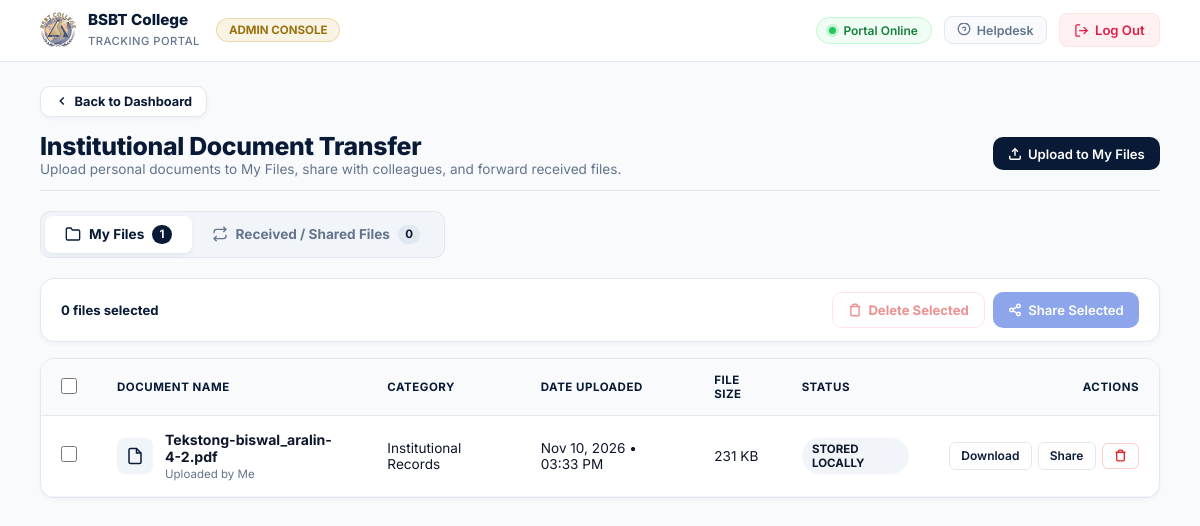
/File_Transfer/File_Transfer.php (signed in), run on the app's committed database.
### tables this page shows
CREATE TABLE `user_files` (
  `id` int(11) NOT NULL,
  `user_id` int(11) NOT NULL,
  `file_name` varchar(255) NOT NULL,
  `file_path` varchar(255) NOT NULL,
  `file_size` varchar(50) NOT NULL,
  `category` varchar(100) DEFAULT 'General',
  `uploaded_at` timestamp NOT NULL DEFAULT current_timestamp()
);

### File_Transfer/File_Transfer.php (the view, shortened to what this page needs)
<?php
require_once '../db.php';
$current_user_id   = (int)$_SESSION['user_id'];
try {
    $pdo->exec("CREATE TABLE IF NOT EXISTS `user_files` (
        `id` INT AUTO_INCREMENT PRIMARY KEY,
        `user_id` INT NOT NULL,
        `file_name` VARCHAR(255) NOT NULL,
        `file_path` VARCHAR(255) NOT NULL,
        `file_size` VARCHAR(50) NOT NULL,
        `category` VARCHAR(100) DEFAULT 'General',
        `uploaded_at` TIMESTAMP DEFAULT CURRENT_TIMESTAMP
    );");
    $pdo->exec("CREATE TABLE IF NOT EXISTS `file_transfers` (
        `id` INT AUTO_INCREMENT PRIMARY KEY,
        `file_id` INT NOT NULL,
        `sender_id` INT NOT NULL,
        `recipient_id` INT NOT NULL,
        `status` ENUM('delivered', 'viewed', 'downloaded') DEFAULT 'delivered',
        `transferred_at` TIMESTAMP DEFAULT CURRENT_TIMESTAMP
    );");
} catch (Exception $e) {}
$my_files_stmt = $pdo->prepare("
    SELECT f.*,
        (SELECT COUNT(DISTINCT recipient_id) FROM file_transfers WHERE file_id = f.id) as shared_count
    FROM user_files f
    WHERE f.user_id = ?
    ORDER BY f.id DESC
");
$my_files_stmt->execute([$current_user_id]);
$my_files = $my_files_stmt->fetchAll();
$shared_files_stmt = $pdo->prepare("
    SELECT ft.id as transfer_id, ft.file_id, ft.transferred_at, ft.status as access_status,
           uf.file_name, uf.file_path, uf.file_size, uf.category,
           u.fullname as sender_name, u.role as sender_role
    FROM file_transfers ft
    JOIN user_files uf ON ft.file_id = uf.id
    JOIN users u ON ft.sender_id = u.id
    WHERE ft.recipient_id = ?
    ORDER BY ft.id DESC
");
$shared_files_stmt->execute([$current_user_id]);
$shared_files = $shared_files_stmt->fetchAll();
$active_tab = $_GET['tab'] ?? 'myFiles';
?>
<!DOCTYPE html>
<html lang="en">
<head>
</head>
<body>
    <header>
        <nav>
            <div class="nav-left">
                <a href="../Admin/admin.php" id="logo">
                    <img src="../images/logo.png" alt="BSBT Logo">
                    <div class="brand-text">
                        <h2>BSBT College</h2>
                        <span>Tracking Portal</span>
                    </div>
                </a>
                <span class="terminal-pill">Admin Console</span>
            </div>
            <div class="nav-actions">
                <div class="sys-status">
                    <span class="status-dot"></span>
                    <span>Portal Online</span>
                </div>
                <a href="#" class="nav-help-link" title="Helpdesk">
                    <svg width="14" height="14" viewBox="0 0 24 24" fill="none" stroke="currentColor" stroke-width="2.2"><circle cx="12" cy="10" r="10"></circle><path d="M9.09 9a3 3 0 0 1 5.83 1c0 2-3 3-3 3"></path><line x1="12" y1="17" x2="12.01" y2="17"></line></svg>
                    Helpdesk
                </a>
                <a href="../logout.php" class="btn-logout" title="Log Out">
                    <svg viewBox="0 0 24 24" stroke-linecap="round" stroke-linejoin="round" width="15" height="15" fill="none" stroke="currentColor" stroke-width="2">
                        <path d="M9 21H5a2 2 0 0 1-2-2V5a2 2 0 0 1 2-2h4"></path>
                        <polyline points="16 17 21 12 16 7"></polyline>
                        <line x1="21" y1="12" x2="9" y2="12"></line>
                    </svg>
                    <span>Log Out</span>
                </a>
            </div>
        </nav>
    </header>
    <main>
        <a href="../Admin/admin.php" class="btn-back-top">
            <svg width="14" height="14" viewBox="0 0 24 24" fill="none" stroke="currentColor" stroke-width="2.5"><polyline points="15 18 9 12 15 6"></polyline></svg>
            Back to Dashboard
        </a>
        <div class="page-toolbar">
            <div class="page-toolbar-left">
                <h1>Institutional Document Transfer</h1>
                <p>Upload personal documents to My Files, share with colleagues, and forward received files.</p>
            </div>
            <div>
                <button type="button" class="btn-primary" onclick="openModal('uploadModal')">
                    <svg width="14" height="14" viewBox="0 0 24 24" fill="none" stroke="currentColor" stroke-width="2.5"><path d="M21 15v4a2 2 0 0 1-2 2H5a2 2 0 0 1-2-2v-4"></path><polyline points="17 8 12 3 7 8"></polyline><line x1="12" y1="3" x2="12" y2="15"></line></svg>
                    Upload to My Files
                </button>
            </div>
        </div>
        <div class="tab-switcher">
            <a href="File_Transfer.php?tab=myFiles" class="tab-btn <?php echo $active_tab !== 'sharedFiles' ? 'active' : ''; ?>">
                <svg width="16" height="16" viewBox="0 0 24 24" fill="none" stroke="currentColor" stroke-width="2"><path d="M22 19a2 2 0 0 1-2 2H4a2 2 0 0 1-2-2V5a2 2 0 0 1 2-2h5l2 3h9a2 2 0 0 1 2 2z"></path></svg>
                My Files <span class="tab-pill"><?php echo count($my_files); ?></span>
            </a>
            <a href="File_Transfer.php?tab=sharedFiles" class="tab-btn <?php echo $active_tab === 'sharedFiles' ? 'active' : ''; ?>">
                <svg width="16" height="16" viewBox="0 0 24 24" fill="none" stroke="currentColor" stroke-width="2"><polyline points="17 1 21 5 17 9"></polyline><path d="M3 11V9a4 4 0 0 1 4-4h14"></path><polyline points="7 23 3 19 7 15"></polyline><path d="M21 13v2a4 4 0 0 1-4 4H3"></path></svg>
                Received / Shared Files <span class="tab-pill"><?php echo count($shared_files); ?></span>
            </a>
        </div>
        <?php if ($active_tab !== 'sharedFiles'): ?>
            <section id="sectionMyFiles">
                <div class="action-bar">
                    <span class="selection-indicator" id="mySelectionText">0 files selected</span>
                    <div style="display: flex; gap: 8px;">
                        <button type="button" class="btn-danger-outline" id="btnDeleteSelected" onclick="deleteSelectedFiles()" disabled style="opacity: 0.5;">
                            <svg width="14" height="14" viewBox="0 0 24 24" fill="none" stroke="currentColor" stroke-width="2.5"><polyline points="3 6 5 6 21 6"></polyline><path d="M19 6v14a2 2 0 0 1-2 2H7a2 2 0 0 1-2-2V6m3 0V4a2 2 0 0 1 2-2h4a2 2 0 0 1 2 2v2"></path></svg>
                            Delete Selected
                        </button>
                        <button type="button" class="btn-primary btn-share" id="btnShareMyFiles" onclick="openShareModal('myFiles')" disabled style="opacity: 0.5;">
                            Share Selected
                        </button>
                    </div>
                </div>
                <div class="table-container">
                    <table>
                        <thead>
                            <tr>
                                <th style="width: 40px;"><input type="checkbox" id="masterMyFiles" onchange="toggleSelectAll('myFiles')"></th>
                                <th>Document Name</th>
                                <th>Category</th>
                                <th>Date Uploaded</th>
                                <th>File Size</th>
                                <th>Status</th>
                                <th style="text-align: right;">Actions</th>
                            </tr>
                        </thead>
                        <tbody>
                            <?php if (empty($my_files)): ?>
                                <tr>
                                    <td colspan="7" style="text-align:center; padding:3.5rem 1rem; color:var(--text-muted);">
                                        No files stored yet. Click <strong>"Upload to My Files"</strong> above to add documents.
                                    </td>
                                </tr>
                            <?php else: ?>
                                <?php foreach ($my_files as $f): ?>
                                    <tr>
                                        <td><input type="checkbox" class="file-chk-my" value="<?php echo $f['id']; ?>" onchange="updateSelection('myFiles')"></td>
                                        <td>
                                            <div class="file-name-cell">
                                                <div class="file-icon-box">
                                                    <svg width="18" height="18" viewBox="0 0 24 24" fill="none" stroke="currentColor" stroke-width="2"><path d="M14 2H6a2 2 0 0 0-2 2v16a2 2 0 0 0 2 2h12a2 2 0 0 0 2-2V8z"></path><polyline points="14 2 14 8 20 8"></polyline></svg>
                                                </div>
                                                <div class="file-meta">
                                                    <strong><?php echo htmlspecialchars($f['file_name']); ?></strong>
                                                    <span>Uploaded by Me</span>
                                                </div>
                                            </div>
                                        </td>
                                        <td><?php echo htmlspecialchars($f['category']); ?></td>
                                        <td><?php echo date('M d, Y • h:i A', strtotime($f['uploaded_at'])); ?></td>
                                        <td><?php echo htmlspecialchars($f['file_size']); ?></td>
                                        <td>
                                            <?php if ($f['shared_count'] > 0): ?>
                                                <span class="badge badge-shared">Shared (<?php echo $f['shared_count']; ?> Recipients)</span>
                                            <?php else: ?>
                                                <span class="badge" style="background:#f1f5f9; color:var(--text-dark);">Stored Locally</span>
                                            <?php endif; ?>
                                        </td>
                                        <td style="text-align: right;">
                                            <div style="display:inline-flex; align-items:center; gap:6px;">
                                                <a href="../uploads/<?php echo urlencode($f['file_path']); ?>" download="<?php echo htmlspecialchars($f['file_name']); ?>" class="btn-table-action" title="Download File">
                                                    Download
                                                </a>
                                                <button type="button" class="btn-table-action" onclick="shareSingleFile(<?php echo $f['id']; ?>, '<?php echo htmlspecialchars($f['file_name'], ENT_QUOTES); ?>', 'myFiles')">
                                                    Share
                                                </button>
                                                <form method="POST" style="display:inline;" onsubmit="return confirm('Permanently delete this file? It will be removed from your files and any shared recipients.');">
                                                    <button type="submit" class="btn-table-action btn-action-delete" title="Delete file permanently">
                                                        <svg width="13" height="13" viewBox="0 0 24 24" fill="none" stroke="currentColor" stroke-width="2.5"><polyline points="3 6 5 6 21 6"></polyline><path d="M19 6v14a2 2 0 0 1-2 2H7a2 2 0 0 1-2-2V6m3 0V4a2 2 0 0 1 2-2h4a2 2 0 0 1 2 2v2"></path></svg>
                                                    </button>
                                                </form>
                                            </div>
                                        </td>
                                    </tr>
                                <?php endforeach; ?>
                            <?php endif; ?>
                        </tbody>
                    </table>
                </div>
            </section>
        <?php endif; ?>
    </main>
</body>
</html>

### data on the page
user_files: file_name "Tekstong-biswal_aralin-4-2.pdf", category "Institutional Records", uploaded_at "Nov 10, 2026 • 03:33 PM", file_size "231 KB"

### other printed values
count($my_files) "1"
count($shared_files) "0"
